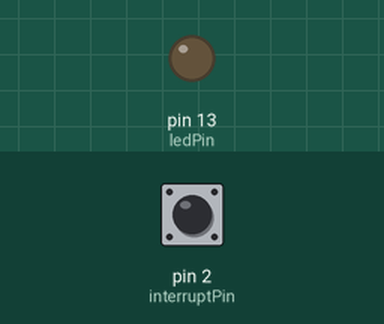
A sketch run on a simulated Arduino Uno, built with avr-gcc and run on an emulated ATmega328P. On the bench: output pins drawn as LEDs (lit = HIGH). The inputs (shaded band) are chosen by the test bench; at power-on: pin 2 (interruptPin) HIGH.

Above: at 1.2 s.
1.3 s: pin 2 (interruptPin) pulled LOW for 0.15 s
At 1.37 s:
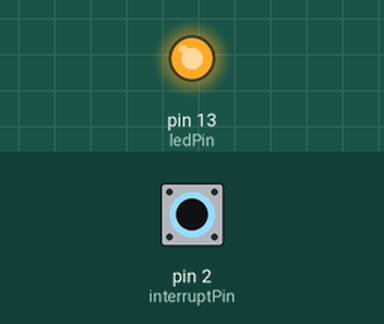
2.9 s: pin 2 (interruptPin) pulled LOW for 3.2 s
At 6.9 s:
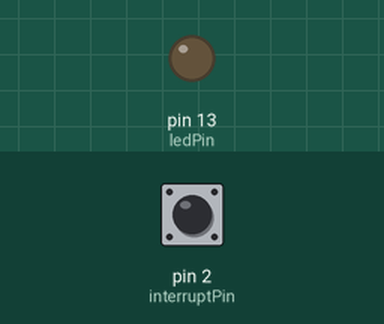
Timing chart, 0 to 8.4 s (numbered marks = the images above; inputs shaded):
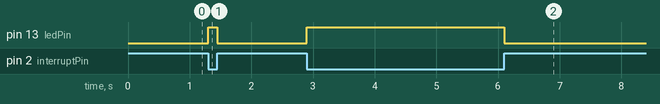

Measured:
- after the input at 1.3 s, pin 13 (ledPin): LOW → HIGH at once, → LOW 0.15 s later
- after the input at 2.9 s, pin 13 (ledPin): LOW → HIGH at once, → LOW 3.2 s later

The sketch:

Prova_Interrupt.ino
```cpp
// Test del piedino 2 come ingresso per segnale di Interrupt
const byte ledPin = 13;
const byte interruptPin = 2;
volatile byte state = LOW;

void Isr() {  //routine di risposta al segnale di interrupt
  state = !state;
}

void setup() {
  pinMode(ledPin, OUTPUT);
  pinMode(interruptPin, INPUT_PULLUP);
  attachInterrupt(digitalPinToInterrupt(interruptPin), Isr, CHANGE);
}

void loop() {
  digitalWrite(ledPin, state);
}
```
